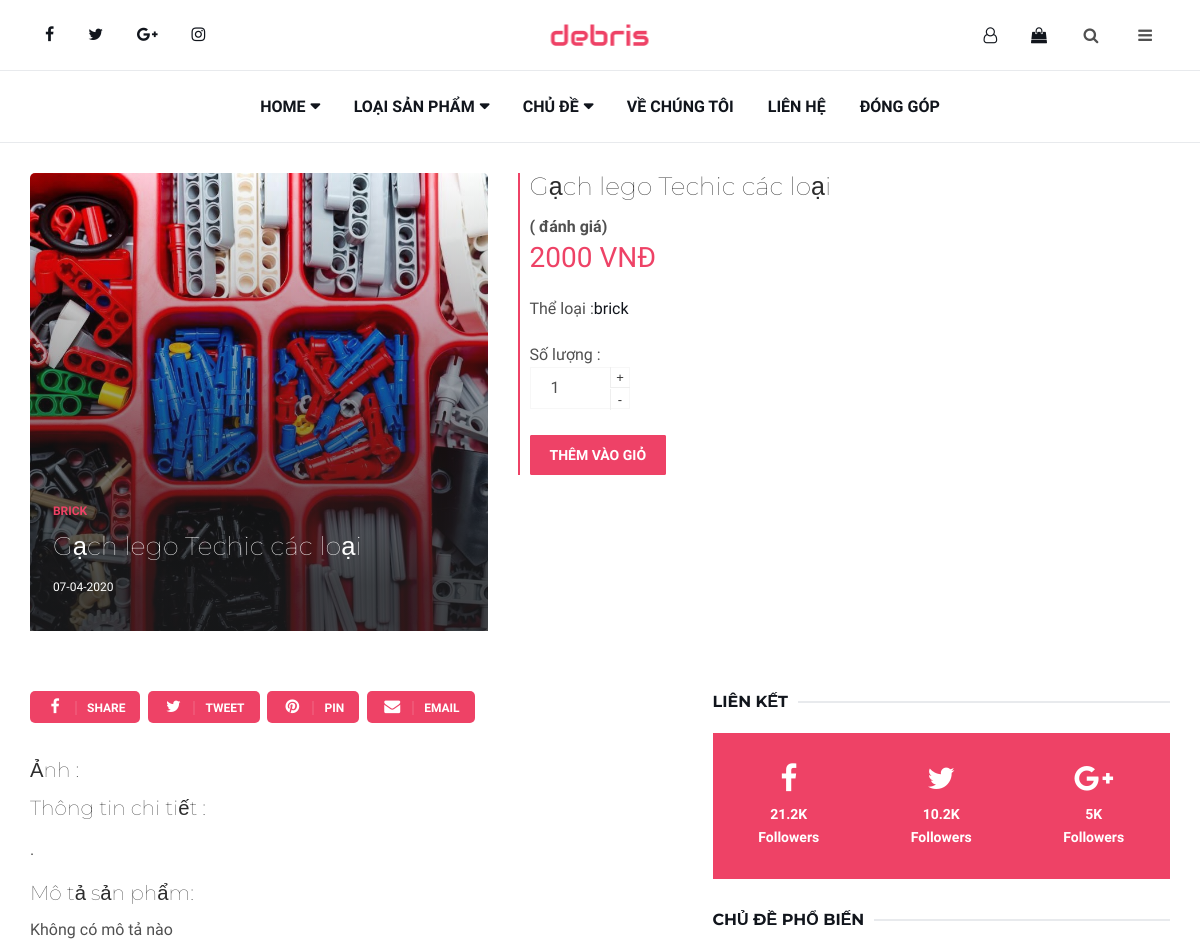
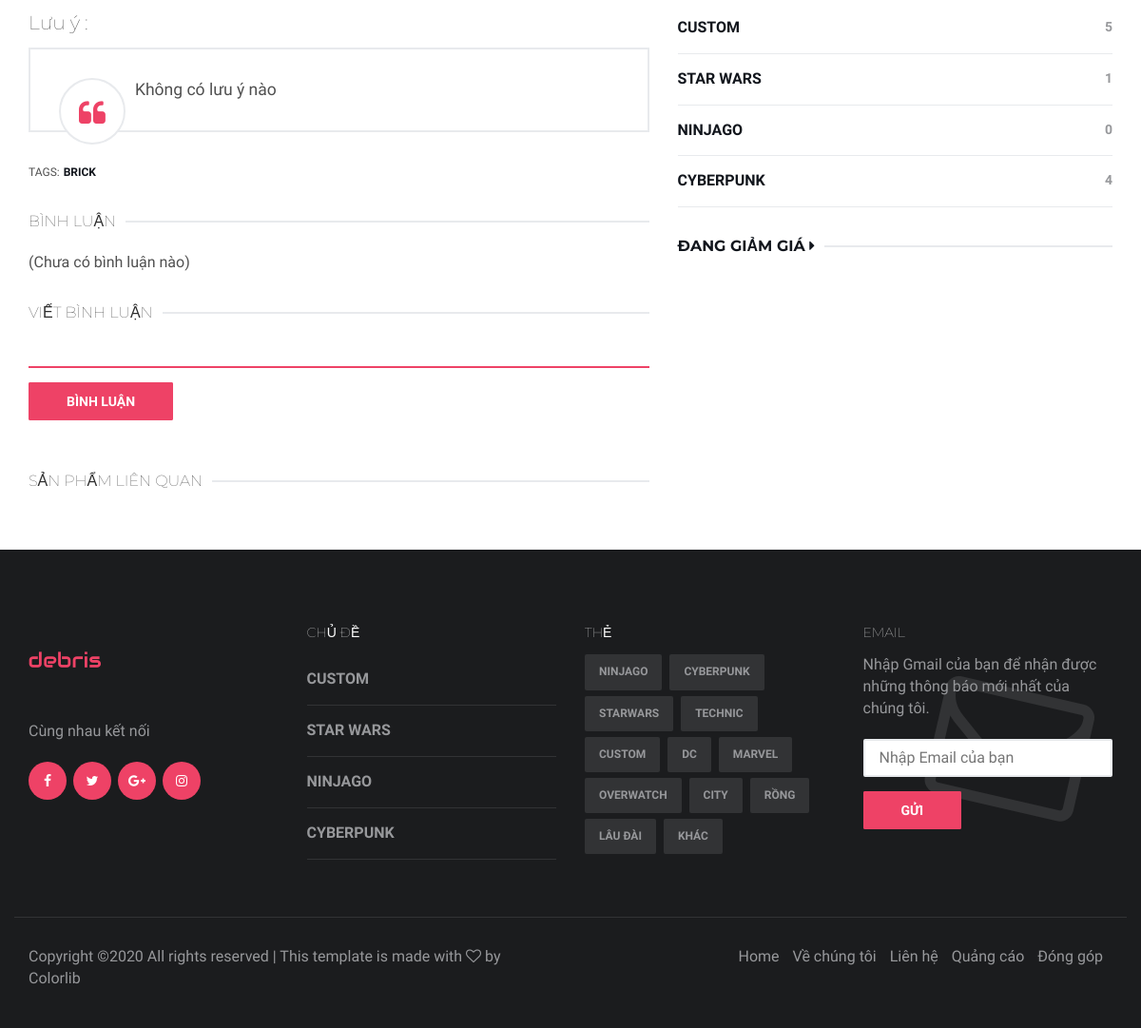
Page /category/14/ on the committed database (2 pictures, top to bottom).
### data/models.py (models this page shows, shortened)
class Post(models.Model) :
    STATUS_CHOICES = [
        ('ninjago', 'ninjago'),
        ('city', 'city'),
        ('animal', 'animal'),
        ('fantasy', 'fantasy'),
        ('star_wars', 'star_wars'),
        ('overwatch', 'overwatch'),
        ('item', 'item'),
        ('vehicle', 'vehicle'),
        ('custom', 'custom'),
        ('technic', 'technic'),
        ('dragon', 'dragon'),
        ('castle', 'castle'),
        ("cyberpunk", "cyberpunk"),
        ('dc', 'dc'),
        ('marvel', 'marvel'),
        ('brick', 'brick')
    ]
    category = models.CharField(max_length=50,choices=STATUS_CHOICES)
    title = models.CharField(max_length=100)
    info = models.TextField(null=True)
    description = models.TextField(null=True, default='Không có mô tả nào')
    note = models.CharField(max_length=100, null=True, default='Không có lưu ý nào')
    time = models.DateTimeField(auto_now_add=True)
    image = models.ImageField(null=True, blank=True,default='null')
    price = models.IntegerField()

### category/views.py (the view, shortened to what this page needs)
# urls.py: path('<int:pk>/', views.PostObj, name = 'post'),
def PostObj(request, pk) :
    post = get_object_or_404(Post, pk = pk)
    form = CommentForm()
    image = get_object_or_404(Post, pk = pk)
    formCart = CartForm()
    This_Post = Post.objects.get(pk = pk)
    item = This_Post.title
    price = This_Post.price
    if request.method == 'POST' :
        form = CommentForm(request.POST, author = request.user, post = post)
        if form.is_valid() :
            form.save()
            return HttpResponseRedirect(request.path)
    This_Obj = Post.objects.get(pk = pk)
    Category = This_Obj.category
    Data = {
        'formCart' : formCart,
        'Obj' : Post.objects.get(pk = pk),
        "post" : post,
        "form" : form,
        'Involve' : Post.objects.filter(category = Category).exclude(pk = pk).order_by('?')[:3],
        'Images' : image,
        'Popular' : Post.objects.filter(category = Category).order_by('?')[:3],
        "PostTab" : Post.objects.exclude(category = 'custom').order_by('-time')[:4],
        "Rd" : Post.objects.exclude(category = 'custom').order_by('?')[:4],
    }
    AllCategory = [
        'cyberpunk', 'custom',
        'star_wars', 'ninjago'
    ]
    for i in AllCategory :
        Data[i] = Post.objects.filter(category = i).count()
    try:
        myUser = User.objects.get(username = request.user)
        count_cart = myUser.cart.all().count()
        Data['count_cart'] = count_cart
    except User.DoesNotExist:
        myUser = None
    return render(request, 'pages/post.html', Data)

### category/forms.py (shortened to what this page needs)
class CartForm(forms.ModelForm) :
    def __init__(self, *args, **kwargs):
        self.user = kwargs.pop('user', None)
        self.item = kwargs.pop('item', None)
        self.price = kwargs.pop('price', None)
        super().__init__(*args, **kwargs)
    class Meta:
        model = Cart
        fields = ["amount"]

class CommentForm(forms.ModelForm):
    def __init__(self, *args, **kwargs):
        self.author = kwargs.pop('author', None)
        self.post = kwargs.pop('post', None)
        super().__init__(*args, **kwargs)
    class Meta:
        model = Comment
        fields = ["body"]

### category/templates/pages/post.html (shortened to what this page needs)
{% extends 'pages/header.html' %}
{% load static %}
{% block link %}
<link rel="stylesheet" href="{% static 'css/post3.css' %}">
{% endblock %}
{% block content %}
	<div class="section">
		<div class="container">
			<div class="row">
				<div class="col-md-5">
					<div class="post post-thumb">
						<a class="post-img"><img src="{{Obj.image.url}}" alt=""></a>
						<div class="post-body">
							<div class="post-category">
								<a href="/category/{{Obj.category}}">{{Obj.category}}</a>
							</div>
							<h3 class="post-title title-lg" style="color: white;">{{Obj.title}}</h3>
							<ul class="post-meta">
								<li>{{Obj.time|date:"d-m-Y"}}</li>
							</ul>
						</div>
					</div>
				</div>
				<div class="col-md-7">
					<div id="detail">
						<h1 style="font-size: 25px;">{{Obj.title}}</h1>
						<strong>( đánh giá)</strong>
						<p>{{Obj.price}} VNĐ</p>
						<ul>
							<li><span>Thể loại :</span><a href="/category/{{Obj.category}}">{{Obj.category}}</a></li>
						</ul>
						<br>
						<span>Số lượng :</span>
						<br>
						{% if user.username %}
							<form action="{% url 'post' post.id %}" method="POST">
								{% csrf_token %}
								<div class="quantity">
									{{formCart.amount}}
								</div>
								<br/><br><br>
								<input type="submit" class="primary-button-new btn1" value="Thêm vào giỏ"/>
							</form>
						{% else %}
							<div class="quantity">
								<input type="number" min="1" step="1" value="1">
							</div>
							<br><br><br>
							<a href="{% url 'sign_in' %}?next={{request.path}}"><button type="button" class="primary-button-new btn1">Thêm vào giỏ</button></a>
						{% endif %}
					</div>
				</div>
			</div>
		</div>
	</div>
	<div class="section">
		<div class="container">
			<div class="row">
				<div class="col-md-7">
					<div class="section-row">
						<div class="post-share">
							<a class="social-facebook"><i class="fa fa-facebook"></i><span>Share</span></a>
							<a class="social-twitter"><i class="fa fa-twitter"></i><span>Tweet</span></a>
							<a class="social-pinterest"><i class="fa fa-pinterest"></i><span>Pin</span></a>
							<a class="social-email"><i class="fa fa-envelope"></i><span>Email</span></a>
						</div>
					</div>
					<div class="section-row">
						<h3>Ảnh :</h3>
						<h3>Thông tin chi tiết :</h3>
						<p>{{Obj.info|safe|linebreaks}}</p>
						<h3>Mô tả sản phẩm:</h3>
						<p>{{Obj.description}}</p>
						<h3>Lưu ý : </h3>
						<blockquote class="blockquote">
							<p>{{Obj.note}}</p>
						</blockquote>
					</div>
					<div class="section-row">
						<div class="post-tags">
							<ul>
								<li>TAGS:</li>
								<li><a href="/category/{{Obj.category}}">{{Obj.category}}</a></li>
							</ul>
						</div>
					</div>
					<div class="section-row">
						<div class="section-title">
							<h3 class="title">Bình luận</h3>
						</div>
						<div class="post-comments">
							{% if post.comments.all %}
							{% for comment in post.comments.all %}
								<div class="media">
									<div class="media-left">
										<img class="media-object" src="{% static './img/avatar-2.jpg' %}" alt="">
									</div>
									<div class="media-body">
										<div class="media-heading">
											<h4>{{comment.author}}</h4>
											<span class="time">{{comment.time}}</span>
										</div>
										<p>{{comment.body|linebreaks}}</p>
										<a href="#" class="reply">Reply</a>
										<!-- <div class="media media-author">
											<div class="media-left">
												<img class="media-object" src="./img/avatar-1.jpg" alt="">
											</div>
											<div class="media-body">
												<div class="media-heading">
													<h4>John Doe</h4>
													<span class="time">5 min ago</span>
												</div>
												<p>Lorem ipsum dolor sit amet, consectetur adipisicing elit, sed do eiusmod tempor incididunt ut labore et dolore magna aliqua. Ut enim ad minim veniam, quis nostrud exercitation ullamco laboris nisi ut aliquip ex ea commodo consequat.</p>
												<a href="#" class="reply">Reply</a>
											</div>
										</div> -->
									</div>
								</div>
							{% endfor %}
							{% else %}
								<p>(Chưa có bình luận nào)</p>
							{% endif %}
						</div>
					</div>
					<div class="section-row">
						<div class="section-title">
							<h3 class="title">Viết bình luận</h3>
						</div>
						<form action="{% url 'post' post.id %}" method="POST" class="post-reply" id="form_comment">
							<div class="row">
								<div class="col-md-12">
									<div class="form-group">
										{{form.body}}
									</div>
								</div>
								<div class="col-md-12">
									{% if user.username %}
										<button class="primary-button">Bình luận</button>
									{% else %}
										<a id="alert" class="primary-button">Bình luận</a>
										<br><br>
									{% endif %}
								</div>
							</div>
						</form>
					</div>
					<div>
						<div class="section-title">
							<h3 class="title">Sản phẩm liên quan</h3>
						</div>
					</div>
				</div>
				<div class="col-md-5">
					<div class="aside-widget">
						<div class="section-title">
							<h2 class="title">Liên kết</h2>
						</div>
						<div class="social-widget">
							<ul>
								<li>
									<a href="https://www.facebook.com/profile.php?id=100012933991788" class="social-facebook" target="_blank" rel="noopener noreferrer">
										<i class="fa fa-facebook"></i>
										<span>21.2K<br>Followers</span>
									</a>
								</li>
								<li>
									<a class="social-twitter">
										<i class="fa fa-twitter"></i>
										<span>10.2K<br>Followers</span>
									</a>
								</li>
								<li>
									<a class="social-google-plus">
										<i class="fa fa-google-plus"></i>
										<span>5K<br>Followers</span>
									</a>
								</li>
							</ul>
						</div>
					</div>
					<div class="aside-widget">
						<div class="section-title">
							<h2 class="title">Chủ đề phổ biến</h2>
						</div>
						<div class="category-widget">
							<ul>
								<li><a href="{% url 'custom' %}">Custom <span>{{custom}}</span></a></li>
								<li><a href="{% url 'star_wars' %}">Star Wars <span>{{star_wars}}</span></a></li>
								<li><a href="{% url 'ninjago' %}">Ninjago <span>{{ninjago}}</span></a></li>
								<li><a href="{% url 'cyberpunk' %}">CyberPunk <span>{{cyberpunk}}</span></a></li>
							</ul>
						</div>
					</div>
					<div class="aside-widget">
						<div class="section-title">
							<h2 class="title">
								<a >Đang giảm giá <i class="fa fa-caret-right" aria-hidden="true"></i></a>
							</h2>
						</div>
					</div>
				</div>
			</div>
		</div>
	</div>
	{% include 'pages/footer.html' %}
{% endblock %}

### staticfiles/css/add_style7.css (style rules this page uses)
.primary-button-new { display: inline-block; padding: 10px 20px; border-radius: 2px; border: none; font-weight: 700; font-size: 14px; text-transform: uppercase; -webkit-transition: 0.2s all; transition: 0.2s all; }
.btn1 { background-color: #ee4267; color: #fff; -webkit-box-shadow: 0px 0px 0px 2px #ee4266 inset; box-shadow: 0px 0px 0px 2px #ee4266 inset; }
.post-img { border-radius: 5px; }
input,button,textarea, input:active, input:focus { outline: 0; outline-style: none; outline-width: 0; }

### staticfiles/css/post3.css (style rules this page uses)
#detail { border-left: 2px solid #ee4266; font-weight: 100; padding-left: 10px; }
#detail h1 { color: rgba(0, 0, 0, 0.829); font-weight: 100; }
#detail p { color: #ee4266; font-size: 28px; }
h3 { color: rgba(0, 0, 0, 0.829); font-weight: 100; }
.quantity { position: relative; }
input[type=number] { -moz-appearance: textfield; }
.quantity input { width: 100px; height: 42px; line-height: 1.65; float: left; display: block; padding: 0; margin: 0; padding-left: 20px; border: 1px solid #f7f7f7; }

### rows in the picture
Post: image (picture), category "BRICK", title "Gạch lego Techic các loại", time "07-04-2020", price "2000", category "brick", info ".", description "Không có mô tả nào", note "Không có lưu ý nào"

### other values in the picture
{{ custom }} "5"
{{ star_wars }} "1"
{{ ninjago }} "0"
{{ cyberpunk }} "4"
